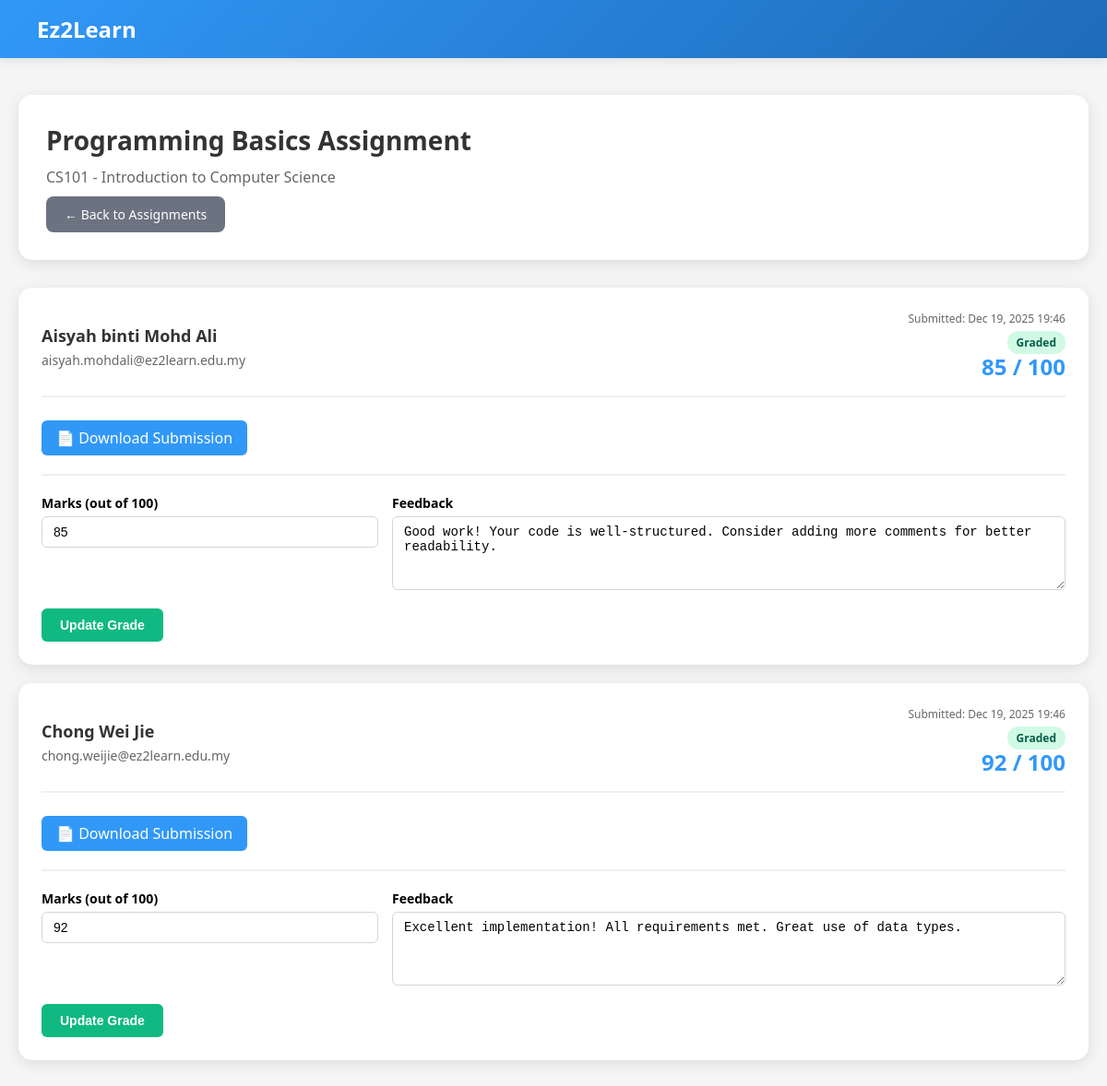
/lecturer/module-assignments/view-submissions.php?assignment_id=1 (signed in), run on the app's committed database.
### tables this page shows
CREATE TABLE assignments (
    assignment_id INT AUTO_INCREMENT PRIMARY KEY,
    course_id INT NOT NULL,
    lecturer_id INT NOT NULL,
    title VARCHAR(150) NOT NULL,
    description TEXT,
    due_date DATE,
    total_marks INT,
    FOREIGN KEY (course_id) REFERENCES courses(course_id),
    FOREIGN KEY (lecturer_id) REFERENCES users(user_id)
);

CREATE TABLE courses (
    course_id INT AUTO_INCREMENT PRIMARY KEY,
    course_code VARCHAR(20) UNIQUE NOT NULL,
    course_name VARCHAR(100) NOT NULL,
    description TEXT,
    status ENUM('open','closed') DEFAULT 'open'
);

CREATE TABLE submissions (
    submission_id INT AUTO_INCREMENT PRIMARY KEY,
    assignment_id INT NOT NULL,
    student_id INT NOT NULL,
    file_path VARCHAR(255),
    submitted_at TIMESTAMP DEFAULT CURRENT_TIMESTAMP,
    marks INT,
    feedback TEXT,
    FOREIGN KEY (assignment_id) REFERENCES assignments(assignment_id),
    FOREIGN KEY (student_id) REFERENCES users(user_id)
);

CREATE TABLE users (
    user_id INT AUTO_INCREMENT PRIMARY KEY,
    name VARCHAR(100) NOT NULL,
    email VARCHAR(100) UNIQUE NOT NULL,
    password VARCHAR(255) NOT NULL,
    role ENUM('admin','lecturer','student') NOT NULL,
    status ENUM('active','inactive') DEFAULT 'active',
    created_at TIMESTAMP DEFAULT CURRENT_TIMESTAMP
);

### lecturer/module-assignments/view-submissions.php (the view, shortened to what this page needs)
<?php
$db_host = 'localhost';
$db_user = 'root';
$db_pass = '';
$db_name = 'ez2learn';
$conn = mysqli_connect($db_host, $db_user, $db_pass, $db_name);
$lecturer_id = $_SESSION['user_id'] ?? 0;
$assignment_id = (int)($_GET['assignment_id'] ?? 0);
$assignment_query = "
    SELECT a.*, c.course_code, c.course_name
    FROM assignments a
    LEFT JOIN courses c ON a.course_id = c.course_id
    WHERE a.assignment_id = ? AND a.lecturer_id = ?
";
$stmt = mysqli_prepare($conn, $assignment_query);
mysqli_stmt_bind_param($stmt, "ii", $assignment_id, $lecturer_id);
mysqli_stmt_execute($stmt);
$result = mysqli_stmt_get_result($stmt);
$assignment = mysqli_fetch_assoc($result);
$submissions_query = "
    SELECT
        s.*,
        u.name as student_name, u.email as student_email
    FROM submissions s
    JOIN users u ON s.student_id = u.user_id
    WHERE s.assignment_id = ?
    ORDER BY s.submitted_at DESC
";
$stmt = mysqli_prepare($conn, $submissions_query);
mysqli_stmt_bind_param($stmt, "i", $assignment_id);
mysqli_stmt_execute($stmt);
$result = mysqli_stmt_get_result($stmt);
$submissions = mysqli_fetch_all($result, MYSQLI_ASSOC);
?>
<!DOCTYPE html>
<html lang="en">
<head>
</head>
<body>
    <div class="header">
        <div class="header-top">
            <div class="logo-text">Ez2Learn</div>
        </div>
    </div>
    <div class="container">
        <div class="page-header">
            <h1><?php echo htmlspecialchars($assignment['title']); ?></h1>
            <p style="color: #666; margin-top: 5px;"><?php echo htmlspecialchars($assignment['course_code'] . ' - ' . $assignment['course_name']); ?></p>
            <a href="index.php" class="btn-back">← Back to Assignments</a>
        </div>
        <?php if (empty($submissions)): ?>
            <div style="background: white; border-radius: 15px; padding: 40px; text-align: center; box-shadow: 0 4px 15px rgba(0, 0, 0, 0.1);">
                <p style="color: #6b7280;">No submissions yet for this assignment.</p>
            </div>
        <?php else: ?>
            <div class="submissions-list">
                <?php foreach ($submissions as $submission): ?>
                    <div class="submission-card">
                        <div class="submission-header">
                            <div class="student-info">
                                <h3><?php echo htmlspecialchars($submission['student_name']); ?></h3>
                                <p><?php echo htmlspecialchars($submission['student_email']); ?></p>
                            </div>
                            <div class="submission-meta">
                                <p>Submitted: <?php echo date('M d, Y H:i', strtotime($submission['submitted_at'])); ?></p>
                                <?php if ($submission['marks'] !== null): ?>
                                    <span class="badge badge-graded">Graded</span>
                                    <div class="marks-display"><?php echo $submission['marks']; ?> / <?php echo $assignment['total_marks']; ?></div>
                                <?php else: ?>
                                    <span class="badge badge-pending">Pending</span>
                                <?php endif; ?>
                            </div>
                        </div>
                        <div class="submission-content">
                            <?php if ($submission['file_path']): ?>
                                <a href="../../<?php echo htmlspecialchars($submission['file_path']); ?>" target="_blank" class="file-link">📄 Download Submission</a>
                            <?php else: ?>
                                <p style="color: #999;">No file uploaded</p>
                            <?php endif; ?>
                        </div>
                        <div class="grading-form">
                            <form method="POST">
                                <div class="form-row">
                                    <div class="form-group">
                                        <label class="form-label">Marks (out of <?php echo $assignment['total_marks']; ?>)</label>
                                        <input type="number" name="marks" class="form-control" min="0" max="<?php echo $assignment['total_marks']; ?>" value="<?php echo $submission['marks'] ?? ''; ?>" required>
                                    </div>
                                    <div class="form-group">
                                        <label class="form-label">Feedback</label>
                                        <textarea name="feedback" class="form-control" placeholder="Enter feedback for the student..."><?php echo htmlspecialchars($submission['feedback'] ?? ''); ?></textarea>
                                    </div>
                                </div>
                                <button type="submit" name="grade" class="btn-grade"><?php echo $submission['marks'] !== null ? 'Update Grade' : 'Grade Submission'; ?></button>
                            </form>
                        </div>
                    </div>
                <?php endforeach; ?>
            </div>
        <?php endif; ?>
    </div>
</body>
</html>

### lecturer/module-assignments/view-submissions.php (style rules this page uses)
* { margin: 0; padding: 0; box-sizing: border-box; }
body { font-family: 'Segoe UI', Tahoma, Geneva, Verdana, sans-serif; background: #f5f5f5; }
.header { background: linear-gradient(135deg, #3198F8 0%, #1e6bb8 100%); color: white; padding: 0; box-shadow: 0 2px 10px rgba(0, 0, 0, 0.1); }
.header-top { padding: 15px 40px; display: flex; justify-content: space-between; align-items: center; max-width: 1400px; margin: 0 auto; }
.logo-text { font-size: 24px; font-weight: bold; }
.container { max-width: 1400px; margin: 40px auto; padding: 0 20px; }
.page-header { background: white; border-radius: 15px; padding: 30px; box-shadow: 0 4px 15px rgba(0, 0, 0, 0.1); margin-bottom: 30px; }
.page-header h1 { color: #333; font-size: 28px; margin-bottom: 10px; }
.btn-back { background: #6b7280; color: white; border: none; padding: 10px 20px; border-radius: 8px; cursor: pointer; font-size: 14px; text-decoration: none; display: inline-block; margin-top: 10px; }
.submissions-list { display: flex; flex-direction: column; gap: 20px; }
.submission-card { background: white; border-radius: 15px; padding: 25px; box-shadow: 0 4px 15px rgba(0, 0, 0, 0.1); }
.submission-header { display: flex; justify-content: space-between; align-items: center; margin-bottom: 15px; padding-bottom: 15px; border-bottom: 2px solid #f0f0f0; }
.student-info h3 { color: #333; font-size: 18px; margin-bottom: 5px; }
.student-info p { color: #666; font-size: 14px; }
.submission-meta { text-align: right; }
.submission-meta p { color: #666; font-size: 12px; margin-bottom: 5px; }
.badge { padding: 4px 10px; border-radius: 12px; font-size: 12px; font-weight: 600; }
.badge-graded { background: #d1fae5; color: #065f46; }
.submission-content { margin-bottom: 20px; }
.file-link { display: inline-block; padding: 8px 16px; background: #3198F8; color: white; border-radius: 6px; text-decoration: none; margin-top: 10px; }
.grading-form { margin-top: 20px; padding-top: 20px; border-top: 2px solid #f0f0f0; }
.form-group { margin-bottom: 15px; }
.form-label { display: block; margin-bottom: 5px; font-weight: 600; font-size: 14px; }
.form-control { width: 100%; padding: 8px 12px; border: 1px solid #d1d5db; border-radius: 6px; font-size: 14px; }
textarea.form-control { min-height: 80px; resize: vertical; }
.form-row { display: grid; grid-template-columns: 1fr 2fr; gap: 15px; }
.btn-grade { background: #10b981; color: white; border: none; padding: 10px 20px; border-radius: 6px; cursor: pointer; font-size: 14px; font-weight: 600; }
.marks-display { font-size: 24px; font-weight: bold; color: #3198F8; }

### data on the page
assignments: title "Programming Basics Assignment", course.course_name "CS101 - Introduction to Computer Science"
submissions: student.name "Aisyah binti Mohd Ali", student.email "aisyah.mohdali@ez2learn.edu.my", submitted_at "Dec 19, 2025 19:46", marks "85", assignment.total_marks "100", feedback "Good work! Your code is well-structured. Consider adding more comments for better readability.", shows "Update Grade"
submissions: student.name "Chong Wei Jie", student.email "chong.weijie@ez2learn.edu.my", submitted_at "Dec 19, 2025 19:46", marks "92", assignment.total_marks "100", feedback "Excellent implementation! All requirements met. Great use of data types.", shows "Update Grade"
